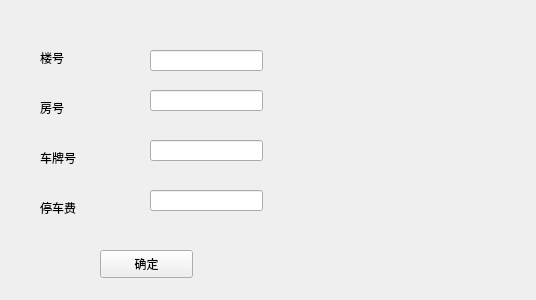
<?xml version="1.0" encoding="UTF-8"?>
<ui version="4.0">
 <class>register_parking_space</class>
 <widget class="QWidget" name="register_parking_space">
  <property name="geometry">
   <rect>
    <x>0</x>
    <y>0</y>
    <width>536</width>
    <height>300</height>
   </rect>
  </property>
  <property name="windowTitle">
   <string>register_space</string>
  </property>
  <widget class="QLabel" name="label">
   <property name="geometry">
    <rect>
     <x>40</x>
     <y>50</y>
     <width>72</width>
     <height>15</height>
    </rect>
   </property>
   <property name="text">
    <string>楼号</string>
   </property>
  </widget>
  <widget class="QLabel" name="label_2">
   <property name="geometry">
    <rect>
     <x>40</x>
     <y>100</y>
     <width>72</width>
     <height>15</height>
    </rect>
   </property>
   <property name="text">
    <string>房号</string>
   </property>
  </widget>
  <widget class="QLabel" name="label_3">
   <property name="geometry">
    <rect>
     <x>40</x>
     <y>150</y>
     <width>72</width>
     <height>15</height>
    </rect>
   </property>
   <property name="text">
    <string>车牌号</string>
   </property>
  </widget>
  <widget class="QLabel" name="label_4">
   <property name="geometry">
    <rect>
     <x>40</x>
     <y>200</y>
     <width>72</width>
     <height>15</height>
    </rect>
   </property>
   <property name="text">
    <string>停车费</string>
   </property>
  </widget>
  <widget class="QLineEdit" name="building_id">
   <property name="geometry">
    <rect>
     <x>150</x>
     <y>50</y>
     <width>113</width>
     <height>21</height>
    </rect>
   </property>
  </widget>
  <widget class="QLineEdit" name="house_id">
   <property name="geometry">
    <rect>
     <x>150</x>
     <y>90</y>
     <width>113</width>
     <height>21</height>
    </rect>
   </property>
  </widget>
  <widget class="QLineEdit" name="license">
   <property name="geometry">
    <rect>
     <x>150</x>
     <y>140</y>
     <width>113</width>
     <height>21</height>
    </rect>
   </property>
  </widget>
  <widget class="QLineEdit" name="parking_fee">
   <property name="geometry">
    <rect>
     <x>150</x>
     <y>190</y>
     <width>113</width>
     <height>21</height>
    </rect>
   </property>
  </widget>
  <widget class="QPushButton" name="pushButton">
   <property name="geometry">
    <rect>
     <x>100</x>
     <y>250</y>
     <width>93</width>
     <height>28</height>
    </rect>
   </property>
   <property name="text">
    <string>确定</string>
   </property>
  </widget>
 </widget>
 <resources/>
 <connections/>
</ui>
